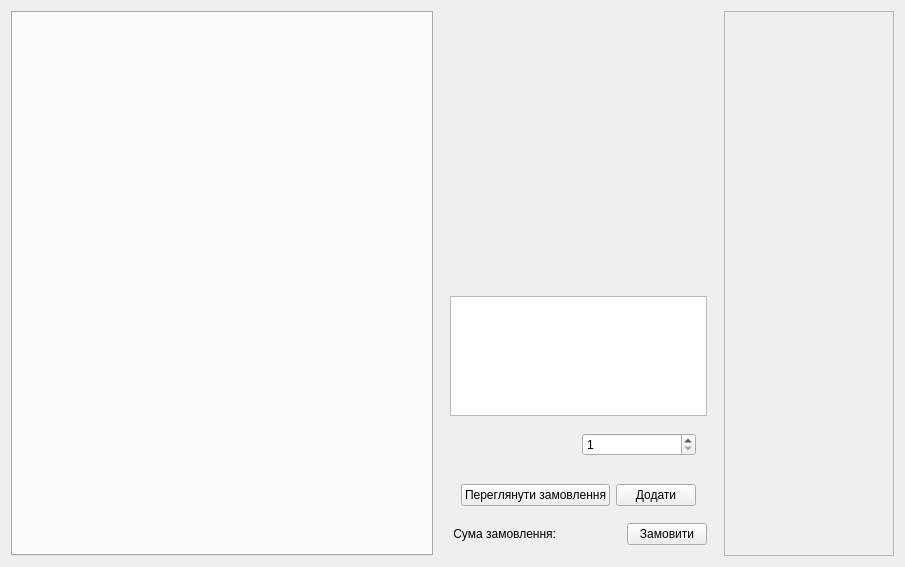
<?xml version="1.0" encoding="UTF-8"?>
<ui version="4.0">
 <class>MainWindow</class>
 <widget class="QMainWindow" name="MainWindow">
  <property name="geometry">
   <rect>
    <x>0</x>
    <y>0</y>
    <width>905</width>
    <height>567</height>
   </rect>
  </property>
  <property name="sizePolicy">
   <sizepolicy hsizetype="Preferred" vsizetype="Preferred">
    <horstretch>6</horstretch>
    <verstretch>0</verstretch>
   </sizepolicy>
  </property>
  <property name="windowTitle">
   <string>MainWindow</string>
  </property>
  <widget class="QWidget" name="centralWidget">
   <layout class="QGridLayout" name="gridLayout">
    <item row="0" column="0">
     <widget class="QTabWidget" name="tabWidget">
      <property name="sizePolicy">
       <sizepolicy hsizetype="Minimum" vsizetype="Minimum">
        <horstretch>6</horstretch>
        <verstretch>0</verstretch>
       </sizepolicy>
      </property>
      <property name="currentIndex">
       <number>-1</number>
      </property>
     </widget>
    </item>
    <item row="0" column="1">
     <widget class="QWidget" name="gridWidget" native="true">
      <property name="sizePolicy">
       <sizepolicy hsizetype="Minimum" vsizetype="Minimum">
        <horstretch>3</horstretch>
        <verstretch>0</verstretch>
       </sizepolicy>
      </property>
      <layout class="QVBoxLayout" name="verticalLayout">
       <item>
        <widget class="QLabel" name="Image">
         <property name="sizePolicy">
          <sizepolicy hsizetype="Preferred" vsizetype="Preferred">
           <horstretch>1</horstretch>
           <verstretch>1</verstretch>
          </sizepolicy>
         </property>
         <property name="minimumSize">
          <size>
           <width>256</width>
           <height>256</height>
          </size>
         </property>
         <property name="text">
          <string/>
         </property>
        </widget>
       </item>
       <item>
        <widget class="QTextBrowser" name="Description">
         <property name="sizePolicy">
          <sizepolicy hsizetype="Expanding" vsizetype="Maximum">
           <horstretch>0</horstretch>
           <verstretch>0</verstretch>
          </sizepolicy>
         </property>
         <property name="maximumSize">
          <size>
           <width>16777215</width>
           <height>120</height>
          </size>
         </property>
        </widget>
       </item>
       <item>
        <widget class="QWidget" name="horizontalWidget" native="true">
         <property name="sizePolicy">
          <sizepolicy hsizetype="Minimum" vsizetype="Maximum">
           <horstretch>0</horstretch>
           <verstretch>0</verstretch>
          </sizepolicy>
         </property>
         <layout class="QHBoxLayout" name="horizontalLayout_3">
          <item>
           <widget class="QLabel" name="Name">
            <property name="sizePolicy">
             <sizepolicy hsizetype="Preferred" vsizetype="Maximum">
              <horstretch>0</horstretch>
              <verstretch>0</verstretch>
             </sizepolicy>
            </property>
            <property name="text">
             <string/>
            </property>
           </widget>
          </item>
          <item>
           <widget class="QSpinBox" name="GoodsCounter">
            <property name="minimum">
             <number>1</number>
            </property>
           </widget>
          </item>
         </layout>
        </widget>
       </item>
       <item>
        <widget class="QWidget" name="gridWidget" native="true">
         <layout class="QHBoxLayout" name="horizontalLayout">
          <item>
           <widget class="QPushButton" name="showOrder">
            <property name="text">
             <string>Переглянути замовлення</string>
            </property>
           </widget>
          </item>
          <item>
           <widget class="QPushButton" name="addToOrder">
            <property name="text">
             <string>Додати</string>
            </property>
           </widget>
          </item>
         </layout>
        </widget>
       </item>
       <item>
        <widget class="QWidget" name="gridWidget" native="true">
         <property name="sizePolicy">
          <sizepolicy hsizetype="Minimum" vsizetype="Maximum">
           <horstretch>0</horstretch>
           <verstretch>0</verstretch>
          </sizepolicy>
         </property>
         <layout class="QGridLayout" name="gridLayout_2">
          <property name="leftMargin">
           <number>0</number>
          </property>
          <property name="topMargin">
           <number>0</number>
          </property>
          <property name="rightMargin">
           <number>0</number>
          </property>
          <property name="bottomMargin">
           <number>0</number>
          </property>
          <item row="1" column="0">
           <widget class="QLabel" name="label">
            <property name="sizePolicy">
             <sizepolicy hsizetype="Maximum" vsizetype="Maximum">
              <horstretch>0</horstretch>
              <verstretch>0</verstretch>
             </sizepolicy>
            </property>
            <property name="text">
             <string> Сума замовлення:</string>
            </property>
           </widget>
          </item>
          <item row="1" column="2">
           <widget class="QPushButton" name="PickUp">
            <property name="text">
             <string>Замовити</string>
            </property>
           </widget>
          </item>
          <item row="1" column="1">
           <widget class="QLabel" name="SumOrder">
            <property name="text">
             <string/>
            </property>
           </widget>
          </item>
         </layout>
        </widget>
       </item>
      </layout>
     </widget>
    </item>
    <item row="0" column="2">
     <widget class="QScrollArea" name="TableOrder">
      <property name="sizePolicy">
       <sizepolicy hsizetype="Maximum" vsizetype="Minimum">
        <horstretch>0</horstretch>
        <verstretch>0</verstretch>
       </sizepolicy>
      </property>
      <property name="minimumSize">
       <size>
        <width>170</width>
        <height>0</height>
       </size>
      </property>
      <property name="widgetResizable">
       <bool>true</bool>
      </property>
      <widget class="QWidget" name="areaOrder">
       <property name="geometry">
        <rect>
         <x>0</x>
         <y>0</y>
         <width>168</width>
         <height>543</height>
        </rect>
       </property>
       <layout class="QVBoxLayout" name="verticalLayout_2">
        <property name="leftMargin">
         <number>0</number>
        </property>
        <property name="topMargin">
         <number>0</number>
        </property>
        <property name="rightMargin">
         <number>0</number>
        </property>
       </layout>
      </widget>
     </widget>
    </item>
   </layout>
  </widget>
 </widget>
 <layoutdefault spacing="6" margin="11"/>
 <resources/>
 <connections/>
</ui>
